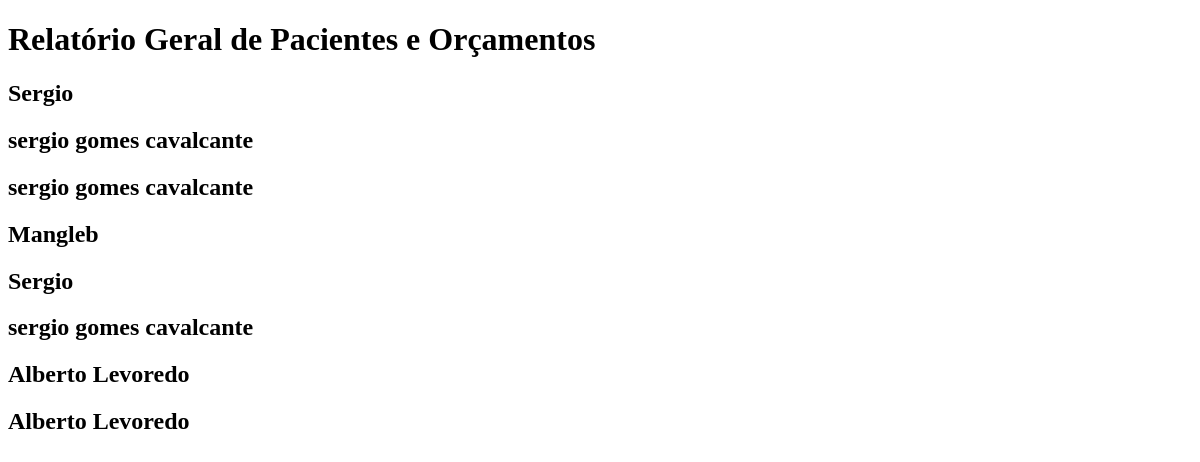
/relatorio_geral/, run on an earlier commit of the app's database.
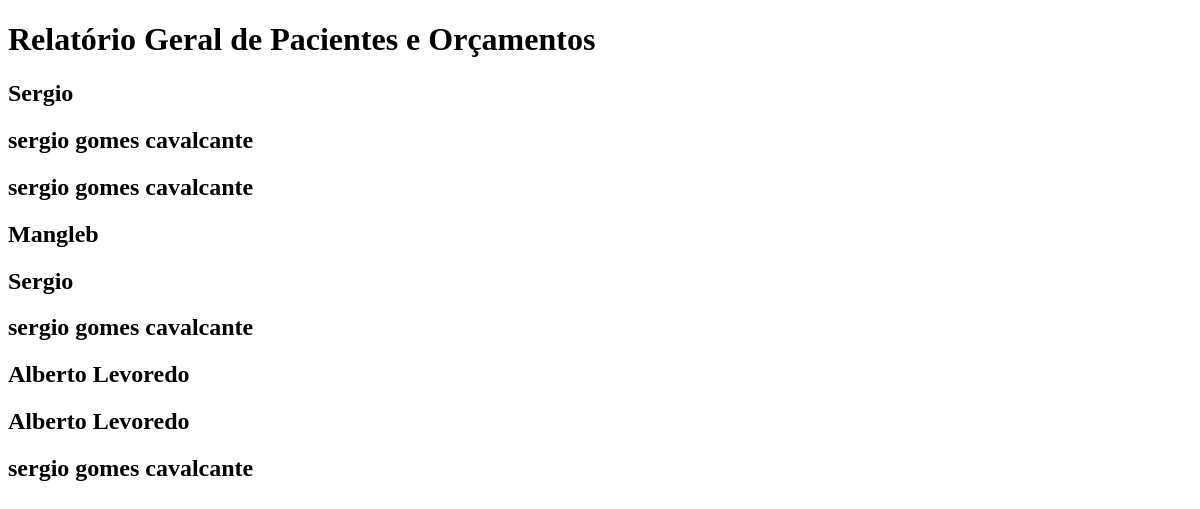
And on a later commit of the database.
### apps/CadastroUsuario/models.py (models this page shows, shortened)
class CadastroPacientes(models.Model):
    usuario = models.ForeignKey(User, on_delete=models.CASCADE)
    nome=models.CharField(
        max_length=120,
        null=False,
        blank=False,
        unique=True
    )
    cpf=models.CharField(
        max_length=20,
        null=False,
        blank=False,
        unique=True,
    )
    telefone=models.CharField(
        max_length=15,
        null=False,
        blank=False
    )
    email=models.EmailField(
        max_length=40,
        null=False,
        blank=False
    )
    data_nascimento=models.DateField(
        null=False,
        blank=False,
    )
    profissao=models.CharField(
        max_length=40,
        null=False,
        blank=False
    )
    cep = models.CharField(
        max_length=9,
        null=True,
        blank=True
    )
    estado = models.CharField(
        max_length=2,
        null=True,
        blank=True
    )
    cidade = models.CharField(
        max_length=20,
        null=True,
        blank=True
    )
    bairro = models.CharField(
        max_length=20,
        null=True,
        blank=True
    )
    rua = models.CharField(
        max_length=20,
        null=True,
        blank=True
    )
    numero = models.IntegerField(
        null=True,
        blank=True
    )
    complemento = models.TextField(
        max_length=400,
        null=True,
        blank=True
    )
    alergia = models.CharField(
        max_length=400,
        null=False,
        blank=False
    )
    doencas_conhecidas = models.CharField(
        max_length=400,
        null=False,
        blank=False
    )

### apps/Orcamentos/views.py (the view)
# urls.py: path('relatorio_geral/', views.relatorio_geral, name='relatorio_geral'),
def relatorio_geral(request):
    pacientes = CadastroPacientes.objects.all()
    return render(request, 'Orcamentos/relatorio_geral.html', {'pacientes': pacientes})

### Templates/Orcamentos/relatorio_geral.html (shortened to what this page needs)
<!DOCTYPE html>
<html>
<head>
</head>
<body>
    <h1>Relatório Geral de Pacientes e Orçamentos</h1>
    {% for paciente in pacientes %}
    <h2>{{ paciente.nome }}</h2>
    {% endfor %}
</body>
</html>

What changed in the data, as far as the page shows it:
added CadastroPacientes: nome "sergio gomes cavalcante"
